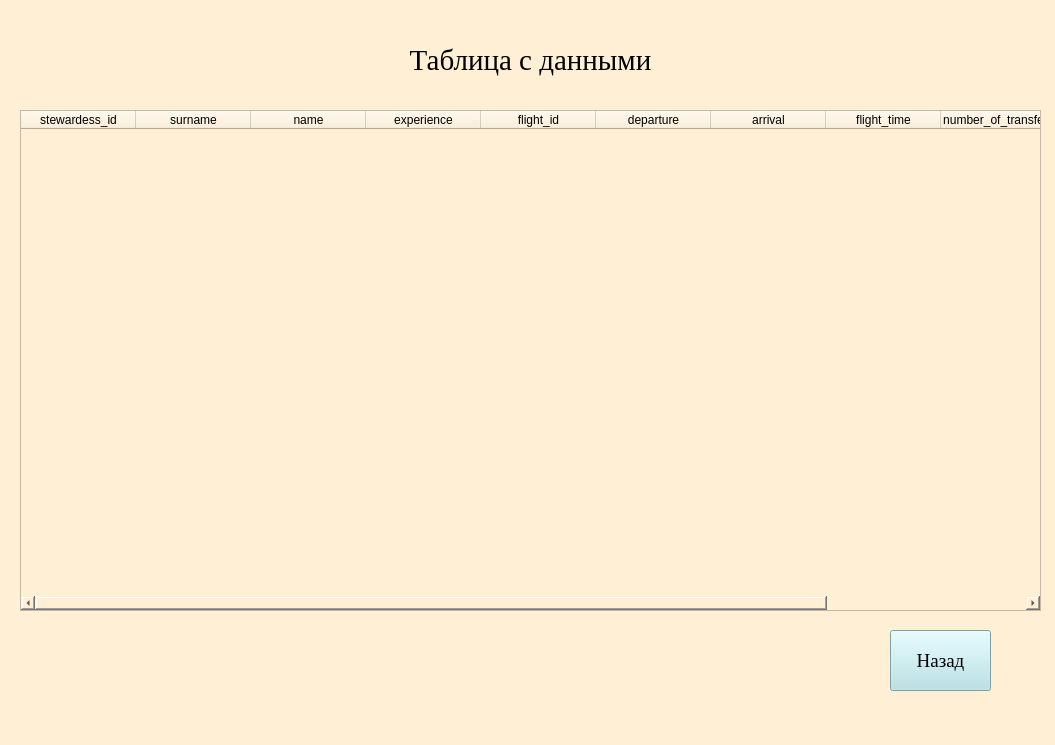
<?xml version="1.0" encoding="UTF-8"?>
<ui version="4.0">
 <class>MainWindow</class>
 <widget class="QMainWindow" name="MainWindow">
  <property name="geometry">
   <rect>
    <x>0</x>
    <y>0</y>
    <width>1055</width>
    <height>745</height>
   </rect>
  </property>
  <property name="windowTitle">
   <string>Таблица с данными</string>
  </property>
  <property name="styleSheet">
   <string notr="true">background-color: rgb(255, 239, 213)</string>
  </property>
  <widget class="QWidget" name="centralwidget">
   <widget class="QPushButton" name="back">
    <property name="geometry">
     <rect>
      <x>890</x>
      <y>630</y>
      <width>101</width>
      <height>61</height>
     </rect>
    </property>
    <property name="font">
     <font>
      <family>Times New Roman</family>
      <pointsize>14</pointsize>
     </font>
    </property>
    <property name="styleSheet">
     <string notr="true">background-color: rgb(176, 224, 230)</string>
    </property>
    <property name="text">
     <string>Назад</string>
    </property>
   </widget>
   <widget class="QLabel" name="label">
    <property name="geometry">
     <rect>
      <x>0</x>
      <y>30</y>
      <width>1061</width>
      <height>61</height>
     </rect>
    </property>
    <property name="font">
     <font>
      <family>Times New Roman</family>
      <pointsize>22</pointsize>
     </font>
    </property>
    <property name="text">
     <string>Таблица с данными</string>
    </property>
    <property name="alignment">
     <set>Qt::AlignCenter</set>
    </property>
   </widget>
   <widget class="QTableWidget" name="tableWidget">
    <property name="geometry">
     <rect>
      <x>20</x>
      <y>110</y>
      <width>1021</width>
      <height>501</height>
     </rect>
    </property>
    <property name="minimumSize">
     <size>
      <width>1021</width>
      <height>0</height>
     </size>
    </property>
    <attribute name="horizontalHeaderDefaultSectionSize">
     <number>115</number>
    </attribute>
    <attribute name="horizontalHeaderMinimumSectionSize">
     <number>49</number>
    </attribute>
    <attribute name="horizontalHeaderShowSortIndicator" stdset="0">
     <bool>false</bool>
    </attribute>
    <column>
     <property name="text">
      <string>stewardess_id</string>
     </property>
    </column>
    <column>
     <property name="text">
      <string>surname</string>
     </property>
    </column>
    <column>
     <property name="text">
      <string>name</string>
     </property>
    </column>
    <column>
     <property name="text">
      <string>experience</string>
     </property>
    </column>
    <column>
     <property name="text">
      <string>flight_id</string>
     </property>
    </column>
    <column>
     <property name="text">
      <string>departure</string>
     </property>
    </column>
    <column>
     <property name="text">
      <string>arrival</string>
     </property>
    </column>
    <column>
     <property name="text">
      <string>flight_time</string>
     </property>
    </column>
    <column>
     <property name="text">
      <string>number_of_transfers</string>
     </property>
    </column>
    <column>
     <property name="text">
      <string>state</string>
     </property>
    </column>
   </widget>
  </widget>
 </widget>
 <resources/>
 <connections/>
</ui>
